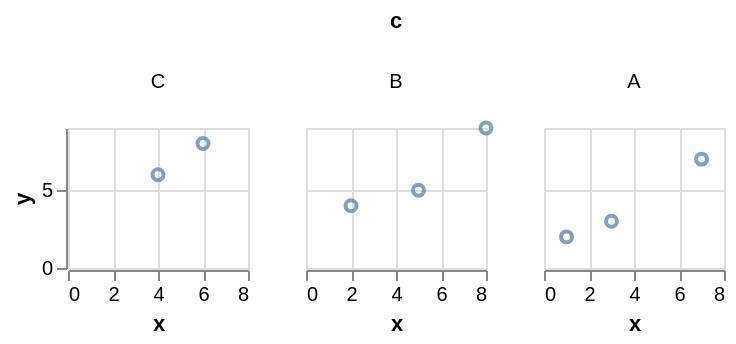

Write a Vega-Lite specification for this figure.
### Vega-Lite specification from a JSON file in a GitHub repository (floating-point values rounded to 4 significant figures)
{"$schema": "https://vega.github.io/schema/vega-lite/v6.json", "padding": 5, "autosize": "pad", "data": {"name": "table", "values": [{"c": "A", "g": "p", "x": 1, "y": 2, "v": 5, "t": "2024-01-15", "o": {"v": 3}, "IMDB Rating": 6.1, "d": "x1"}, {"c": "B", "g": "q", "x": 2, "y": 4, "v": 9, "t": "2024-02-20", "o": {"v": 7}, "IMDB Rating": 7.4, "d": "x2"}, {"c": "A", "g": "q", "x": 3, "y": 3, "v": 2, "t": "2024-03-05", "o": {"v": 1}, "IMDB Rating": 5.2, "d": "x1"}, {"c": "C", "g": "p", "x": 4, "y": 6, "v": 7, "t": "2024-05-30", "o": {"v": 4}, "IMDB Rating": 8.8, "d": "x3"}, {"c": "B", "g": "p", "x": 5, "y": 5, "v": 4, "t": "2024-07-11", "o": {"v": 9}, "IMDB Rating": 6.9, "d": "x2"}, {"c": "C", "g": "q", "x": 6, "y": 8, "v": 6, "t": "2024-09-02", "o": {"v": 2}, "IMDB Rating": 7.7, "d": "x3"}, {"c": "A", "g": "p", "x": 7, "y": 7, "v": 8, "t": "2024-11-25", "o": {"v": 5}, "IMDB Rating": 4.4, "d": "x1"}, {"c": "B", "g": "q", "x": 8, "y": 9, "v": 3, "t": "2024-12-31", "o": {"v": 8}, "IMDB Rating": 9.1, "d": "x2"}]}, "facet": {"column": {"field": "c", "type": "nominal", "sort": "descending"}}, "spec": {"mark": "point", "encoding": {"x": {"field": "x", "type": "quantitative"}, "y": {"field": "y", "type": "quantitative"}}, "width": 90, "height": 70}}
